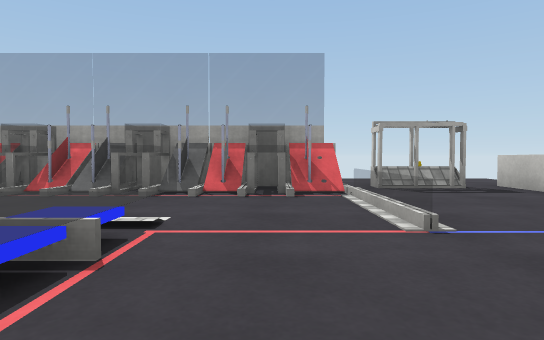
view 1 (above)

12 first-person views from a walk through a scene from a Unity 3-D project. The camera is 0.44 m above the floor, tilts 2° down and sees 75° across. The floor is counted in squares, 1 m on a side. Each view is taken from the middle of a square. On the plan, view 1 faces up. The plan holds only what a view shows up to about 9 squares ahead; the rest is blank. The player character is not drawn. Surface patterns are stand-ins for the level's own textures.

view 2
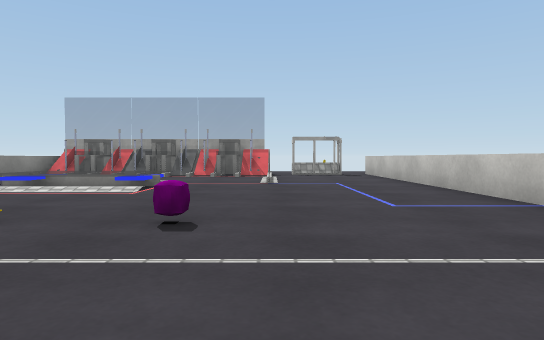

view 3
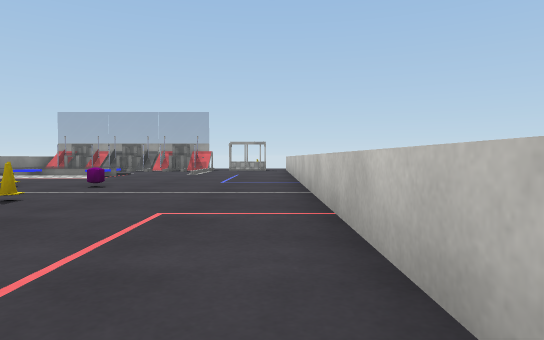

view 4
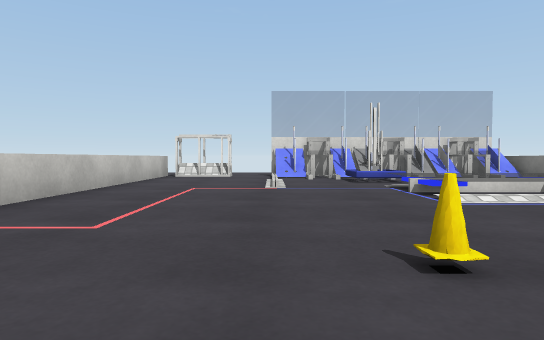

view 5
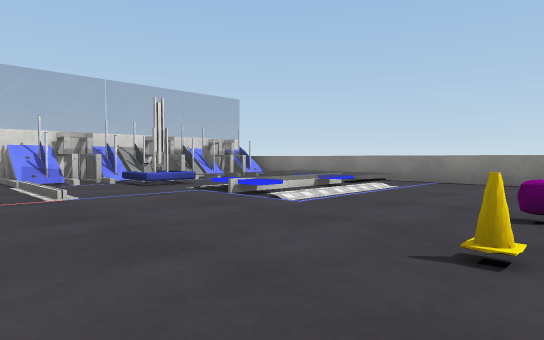

view 6
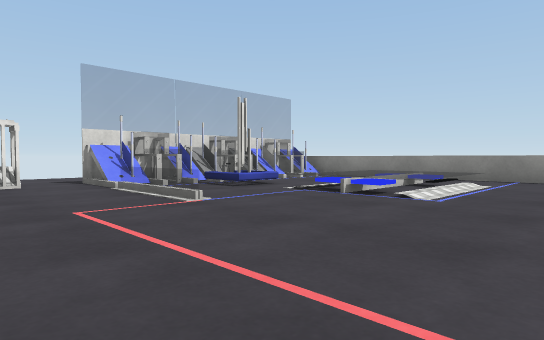

view 7
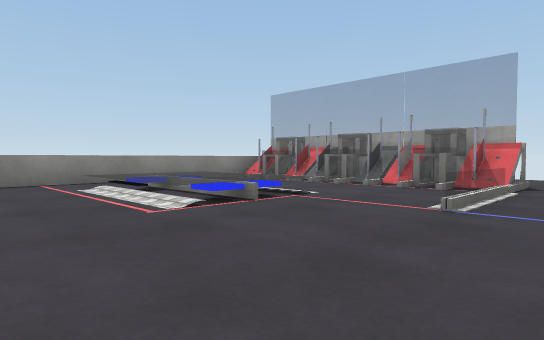

view 8
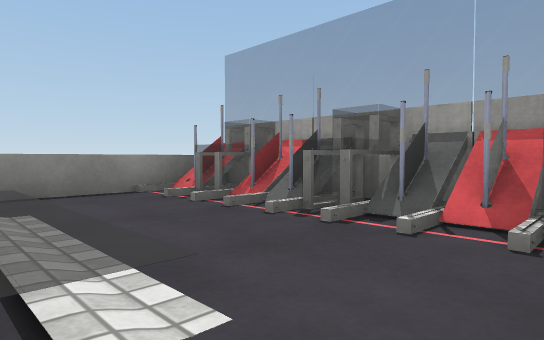

view 9
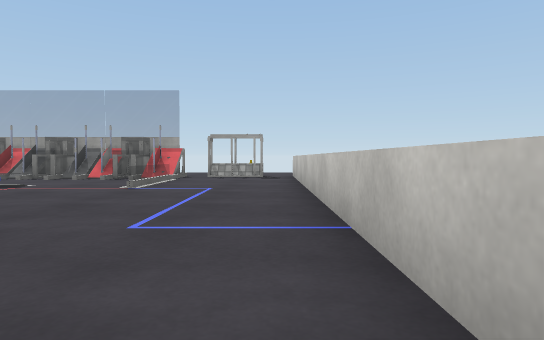

view 10
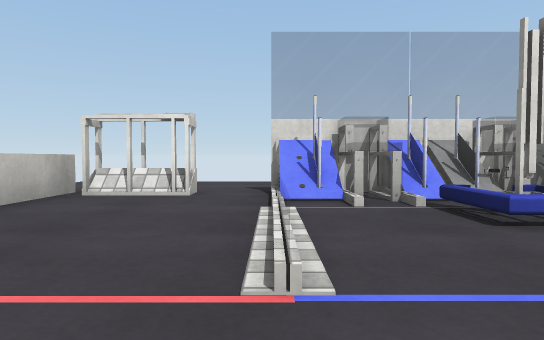

view 11
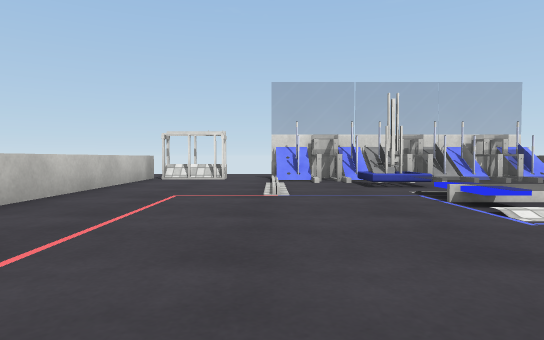

view 12
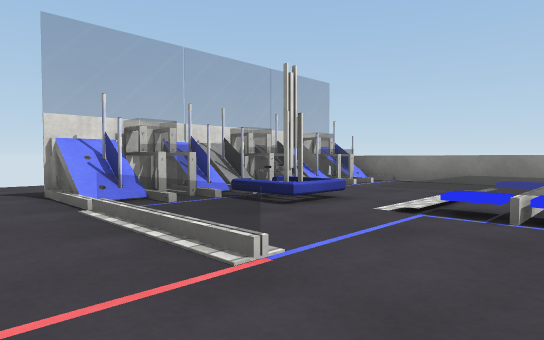

### Floor plan
Key: @ floor where view 1 was taken; # wall or solid block; x gap in a wall; . floor; / step, stairs or slope; = window, fence, low wall or low ledge; B barrier; C cone; O other object.
Columns run from 5 left of view 1 to 4 right of it. Each row starts with its distance up from view 1.
  6 ####### ##
  5 #OOOOOOOO#
  4 #O////x..#
  3 #=....B..#
  2 # OOO....#
  1 #OOOO....#
  0 #=...@...#
 -1    ......#
 -2     OO...#
 -3     OC...#
 -4 #=.......#
 -5 #=.......#
 -6 #OOOO....#
 -7 #=OOO....#
 -8 #=..O.B..#
 -9 #=. O.x..#
-10 #OOOOOOOO#
-11 #######.##

Positions as (right, up) in squares from view 1, and headings:
1: (0, 0), facing up
2: (1, -4), facing up
3: (3, -7), facing up
4: (1, -2), facing down
5: (2, -3), facing down-left
6: (3, -4), facing down-left
7: (2, -1), facing up-left
8: (0, 2), facing up-left
9: (3, -3), facing up
10: (1, -6), facing down
11: (1, -3), facing down
12: (2, -6), facing down-left
